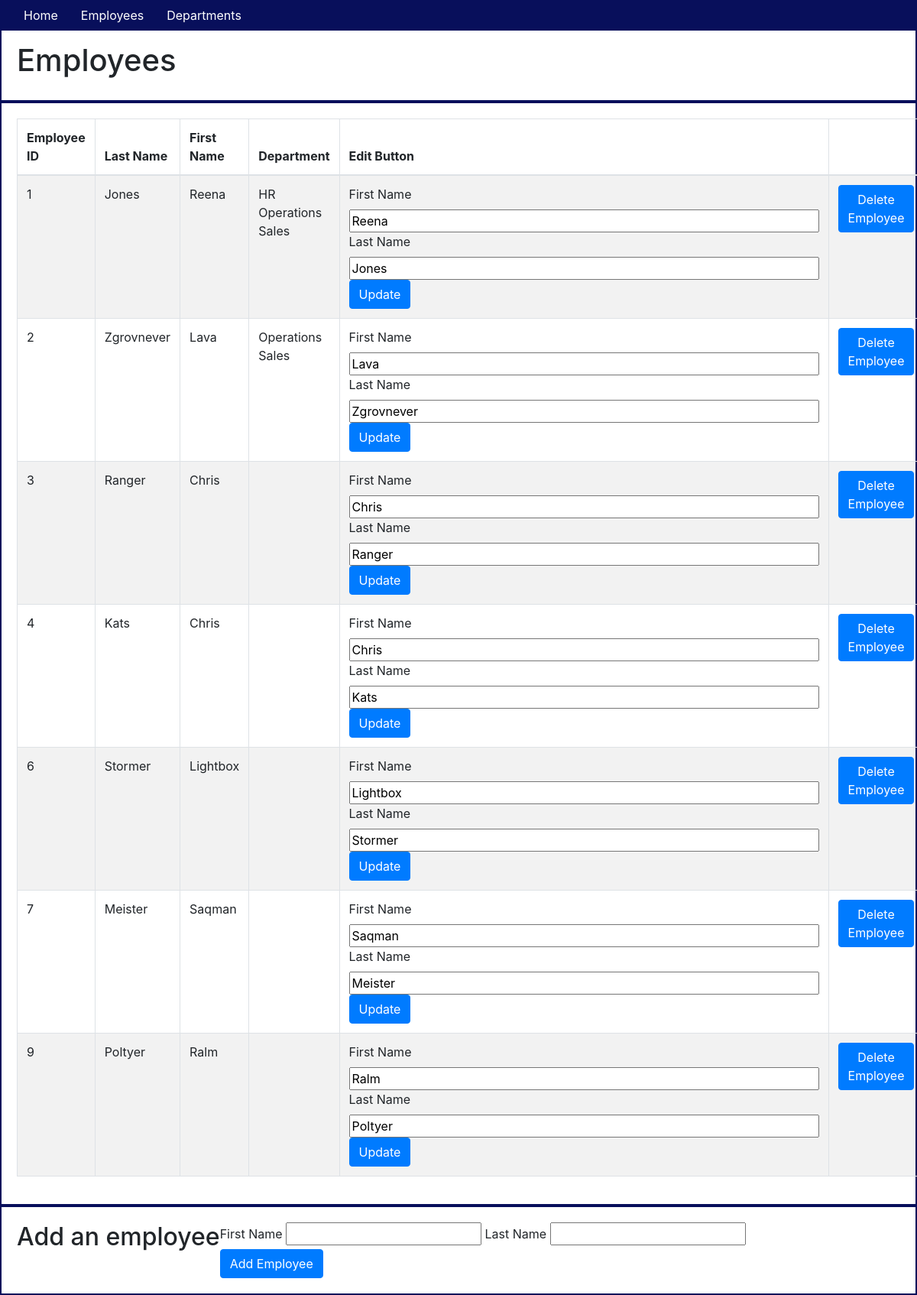
Page /employees on the earlier database version.
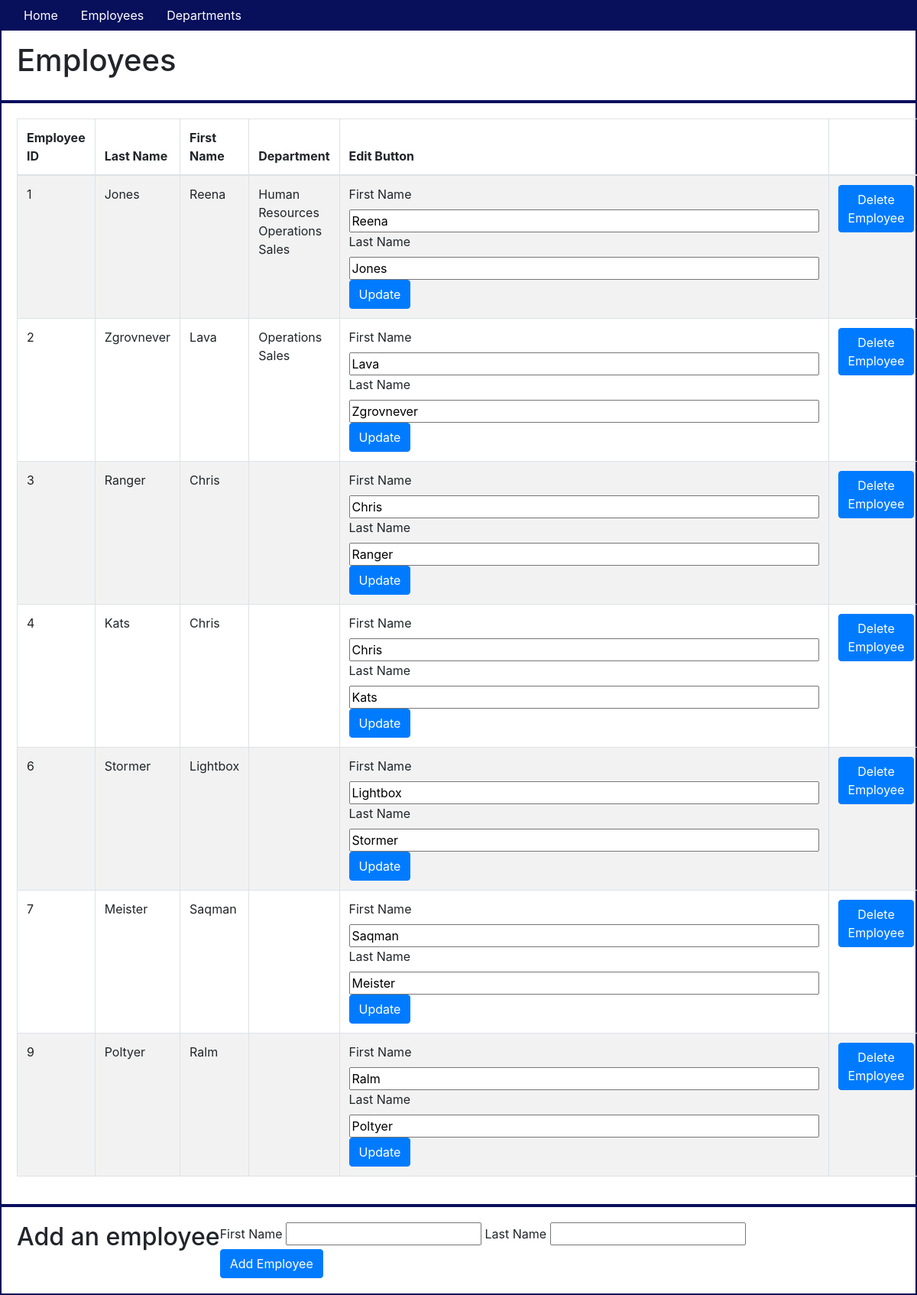
Same page on the later database version.
### app/models.py (models this page shows)
class Department(db.Model):
    id = db.Column(db.Integer, primary_key=True)
    name = db.Column(db.String(64))
    employees = db.relationship('Employee', secondary=links, backref='department', lazy='dynamic')
    def __repr__(self):
        return '<{} Department>'.format(self.name)

### app/routes.py (the view)
@app.route('/employees')
def show_employees():
    employees = Employee.query.all()
    departments = Department.query.all()
    return render_template('employees.html', title="Employees", employees=employees, departments=departments)

### app/templates/employees.html (shortened to what this page needs)
{% extends "base.html" %} {% block content %}
<div class="container-fluid">
    <div class="row">
        <h1>Employees</h1>
    </div>
    <div class="row">
        <table class="table table-striped table-bordered">
            <thead>
                <th>Employee ID</th>
                <th>Last Name</th>
                <th>First Name</th>
                <th>Department</th>
                <th>Edit Button</th>
                <th></th>
            </thead>
            <tbody>
                {% for employee in employees %}
                <tr>
                    <td>{{employee.id}}</td>
                    <td>{{employee.last_name}}</td>
                    <td>{{employee.first_name}}</td>
                    <td>
                        {% for employee_department in employee.departments %} {{employee_department.name}} {% endfor %}
                    </td>
                    <td>
                        <form method="POST" action="/employees/{{employee.id}}/update">
                            <label for="first_name">First Name</label>
                            <input type="text" value="{{employee.first_name}}" name="new_first_name" size="55"><br>
                            <label for="last_name">Last Name</label>
                            <input type="text" value="{{employee.last_name}}" name="new_last_name" size="55"><br>
                            <button type="submit" class="btn btn-primary" value="Update">Update</button>
                        </form>
                    </td>
                    <td>
                        <form action="{{url_for('delete_employee', employee_id=employee.id)}}" method="POST">
                            <button type="submit" class="btn btn-primary" value="Delete Employee">Delete
                                Employee</button>
                        </form>
                    </td>
                </tr>
                {% endfor %}
            </tbody>
        </table>
    </div>
    <div class="row">
        <h2>Add an employee</h2>
        <form action="/employees" method="POST">
            <label for="first_name">First Name</label>
            <input type="text" name="first_name" id="first_name" required />
            <label for="last_name">Last Name</label>
            <input type="text" name="last_name" id="last_name" required />
            <br>
            <button type="submit" class="btn btn-primary" value="Add Employee">Add Employee</button>
        </form>
    </div>
</div>
{% endblock %}

Differences in the rows shown:
changed Department: name "HR" → "Human Resources"
